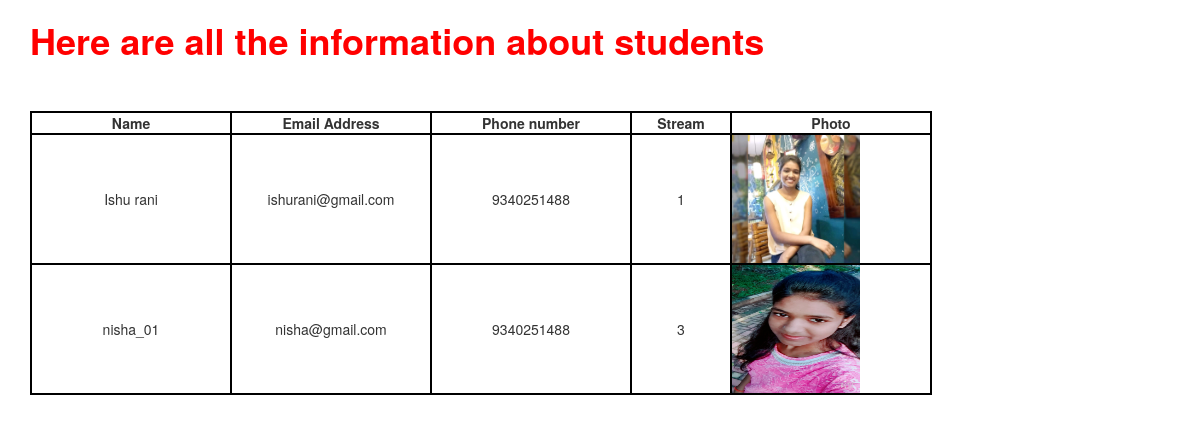
The page /form/students/ on the database as committed earlier.
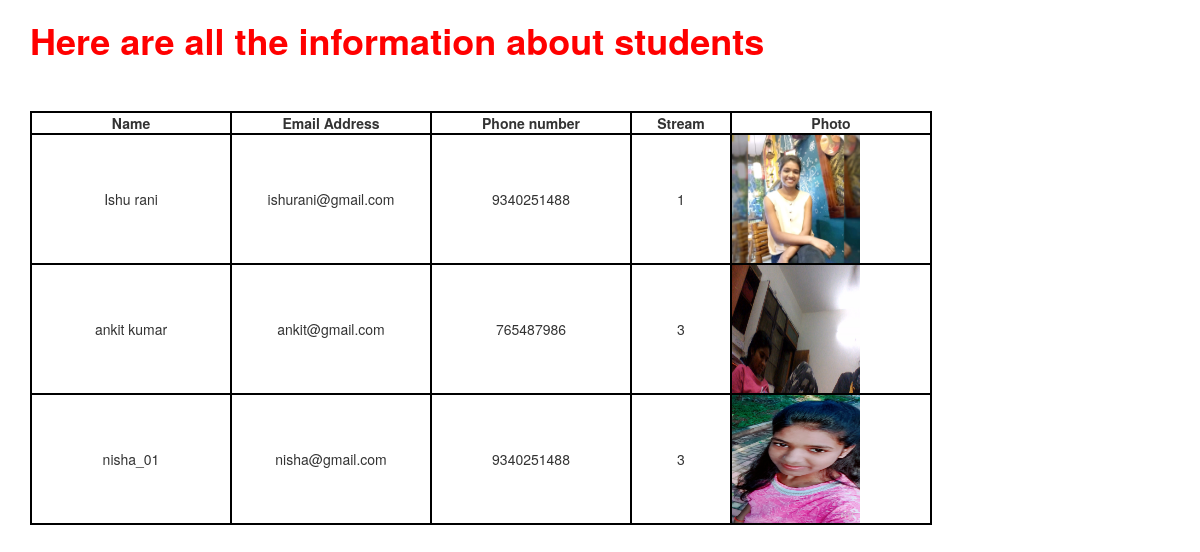
The same page on the database as committed later.
### formapp/models.py (models this page shows)
class student(models.Model):
    name = models.CharField(max_length=100)
    email = models.EmailField(max_length=100,unique=True)
    mobile = models.CharField(max_length=100,default = "")
    gender = models.CharField(max_length=100,default = "")
    photo = models.ImageField(upload_to = 'photo/', default = True)
    STREAM_CHOICES = (
        ('1', 'CSE'),
        ('2', 'ECE'),
        ('3', 'MINING')
    )
    stream = models.CharField(max_length=1, choices=STREAM_CHOICES,default=True)
    video_file = models.FileField(upload_to = 'video/', max_length=200,default=True)

### formapp/views.py (the view)
# urls.py: path('students/',views.students,name='data'),
def students(request):
    if request.method == 'GET':
            student_list=student.objects.order_by('name')
            student_dict={'Students':student_list}
            return render(request,'formapp/students.html',context=student_dict)

### templates/formapp/students.html (shortened to what this page needs)
<!DOCTYPE html>
{% load staticfiles %}
<html lang="" dir="ltr">
  <head>
    <link rel="stylesheet" href="https://maxcdn.bootstrapcdn.com/bootstrap/3.3.7/css/bootstrap.min.css">
    <link rel="stylesheet" href="{% static 'css/style.css' %}">
  </head>
  <body>
    <div class="container">
<h1><b>Here are all the information about students </b></h1>
<br><br>
<div class="isra">
  {% if Students %}
  <table style ="border:2px solid black;">
  <col width="200">
  <col width="200">
  <col width="200">
  <col width="100">
  <col width="200">
    <thead>
      <th style ="border:2px solid black;text-align:center">Name</th>
      <th style ="border:2px solid black;text-align:center">Email Address</th>
      <th style ="border:2px solid black;text-align:center">Phone number</th>
      <th style ="border:2px solid black;text-align:center">Stream</th>
      <th style ="border:2px solid black;text-align:center">Photo</th>
        </thead>
      {% for i in Students %}
      <tr>
        <td style ="border:2px solid black; text-align:center">  {{i.name}}</td>
        <td style ="border:2px solid black; text-align:center">{{i.email}}</td>
        <td style ="border:2px solid black; text-align:center">{{i.mobile}}</td>
        <td style ="border:2px solid black; text-align:center">{{i.stream}}</td>
        <td style ="border:2px solid black; text-align:center"> <img src="{{ i.photo.url }}" class="img-responsive" style="width:128px;height:128px; float: left; margin-right: 10px;" />
</td>
      </tr>
      {% endfor %}
  </table>
{% else %}
<p> No Information is found!</p>
{% endif %}
</div>
</div>
  </body>
</html>

### static/css/style.css (style rules this page uses)
h1 { color: red; }
table { border: 2px solid black; }

Rows that differ between the two databases and show on the page:
added student: name "ankit kumar", email "ankit@gmail.com", mobile "765487986", stream "3", photo (picture)
